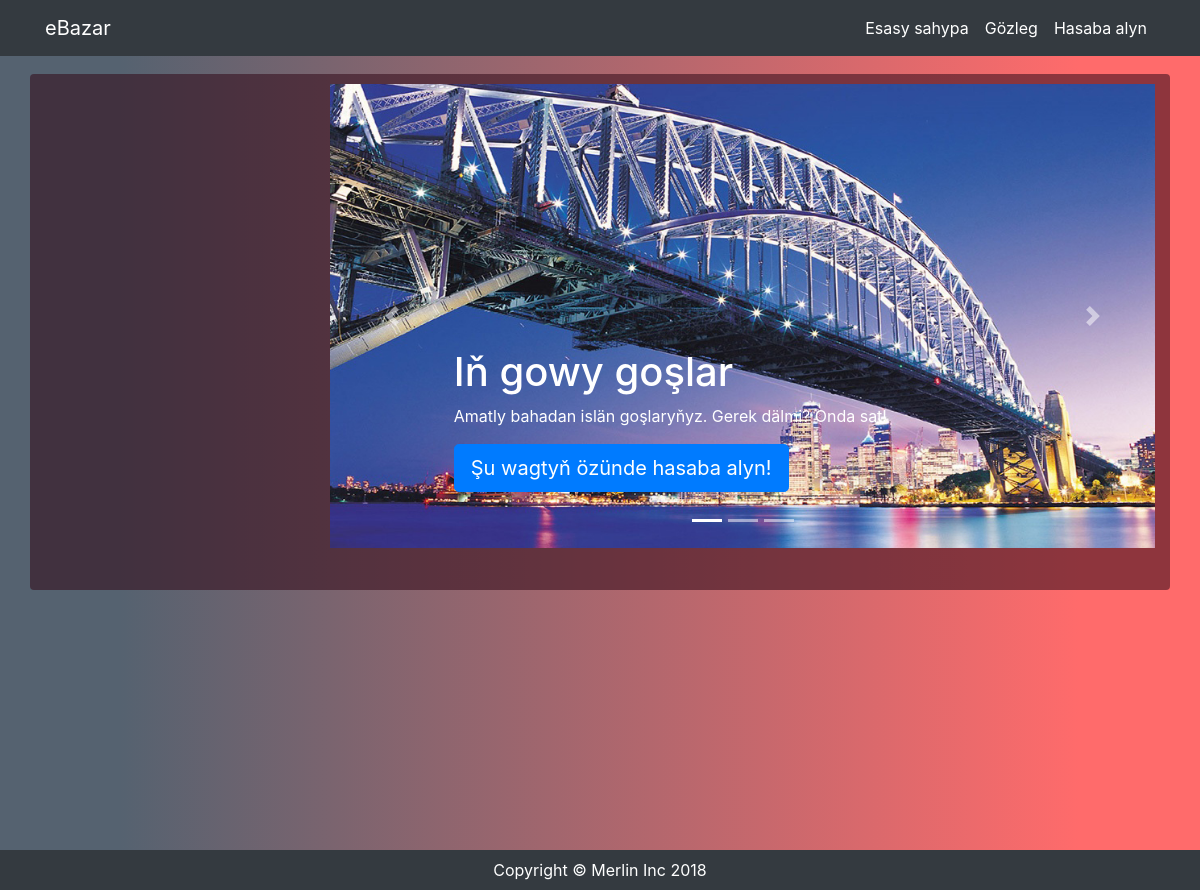
Before: /emarket/ with the older database file.
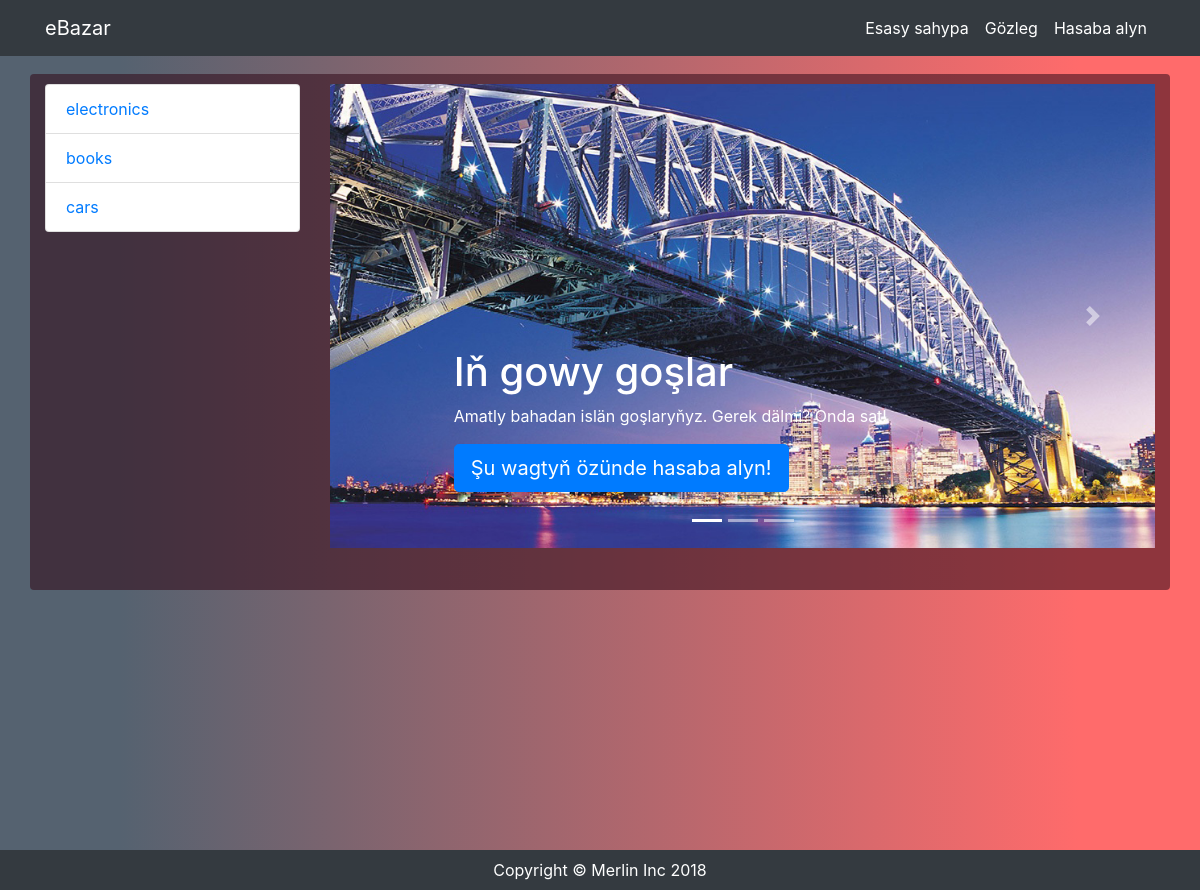
After: the same page with the newer database file.
### emarket/models.py (models this page shows, shortened)
class Category(models.Model):
    name = models.CharField(max_length=30, blank=False, null=False)

### emarket/views.py (the view)
def home(request):
    cats = Category.objects.all()
    items = Item.objects.order_by('-price')[0:9]
    item_images = Item_Image.objects.filter()
    return render(request, 'emarket/home.html', {'cats': cats, 'items': items, 'pics': item_images, })

### emarket/templatetags/categories.py (called while the page is built)
@register.inclusion_tag('emarket/navcats.html')
def get_category_list():
    return {'navcats': Category.objects.all()}

### templates/emarket/home.html (shortened to what this page needs)
{% extends 'emarket/base/base2.html' %}
{% load widget_tweaks %}
{% load staticfiles %}
{% load i18n %}
{% block head %}
    <link rel="stylesheet" href="{% static 'vendor/flickity/flickity.min.css' %}">
{% endblock %}
{% block body %}
    <div class="container my-bg-lightcolor text-white my-padding-s1  rounded">
    <div class="row">
        <div class="col-lg-3 hidden-sm hidden-xs hidden-md d-none d-lg-block">
            <ul class="list-group">
                {% if cats %}
                {% for cat in cats %}
                    <li class="list-group-item">
                        <a href="{% url 'show_category' cat.id %}">{{ cat.name }}</a>
                    </li>
                {% endfor %}
                {% endif %}
            </ul>
        </div>
        <div class="col-lg-9">
         <div id="myCarousel" class="carousel slide  rounded mb-2" data-ride="carousel">
          <ol class="carousel-indicators">
            <li data-target="#myCarousel" data-slide-to="0" class="active"></li>
            <li data-target="#myCarousel" data-slide-to="1"></li>
            <li data-target="#myCarousel" data-slide-to="2"></li>
          </ol>
          <div class="carousel-inner" role="listbox">
            <div class="carousel-item active">
              <img class="first-slide" src="{% static 'img/1.jpg' %}" alt="First slide" width="100%">
              <div class="container">
                <div class="carousel-caption d-none d-md-block text-left">
                  <h1>Iň gowy goşlar</h1>
                  <p>Amatly bahadan islän goşlaryňyz. Gerek dälmi? Onda sat!</p>
                  {% if user.is_authenticated %}
                  <p><a class="btn btn-lg btn-primary" href="{% url 'profile' %}" role="button">Ulanyjyny sazla</a></p>
                  {% else %}
                  <p><a class="btn btn-lg btn-primary" href="{% url 'login' %}" role="button">Şu wagtyň özünde hasaba alyn!</a></p>
                  {% endif %}
                </div>
              </div>
            </div>
          </div>
          <a class="carousel-control-prev" href="#myCarousel" role="button" data-slide="prev">
            <span class="carousel-control-prev-icon" aria-hidden="true"></span>
          </a>
          <a class="carousel-control-next" href="#myCarousel" role="button" data-slide="next">
            <span class="carousel-control-next-icon" aria-hidden="true"></span>
          </a>
        </div>
        </div>
    </div>
    </div>
{% endblock %}

Changed rows visible on the page:
added Category: name "electronics"
added Category: name "books"
added Category: name "cars"
